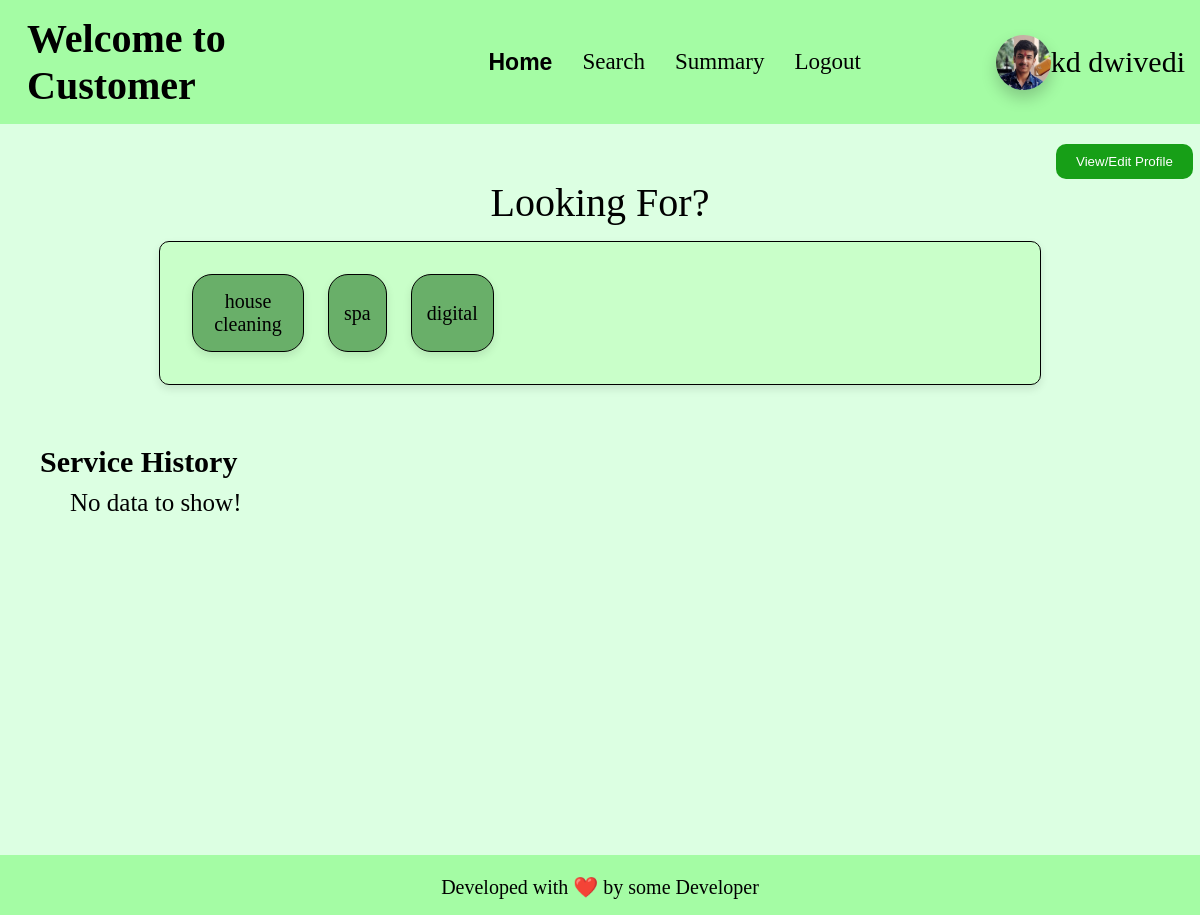
Before: /customer_home/1 (signed in) with the older database file.
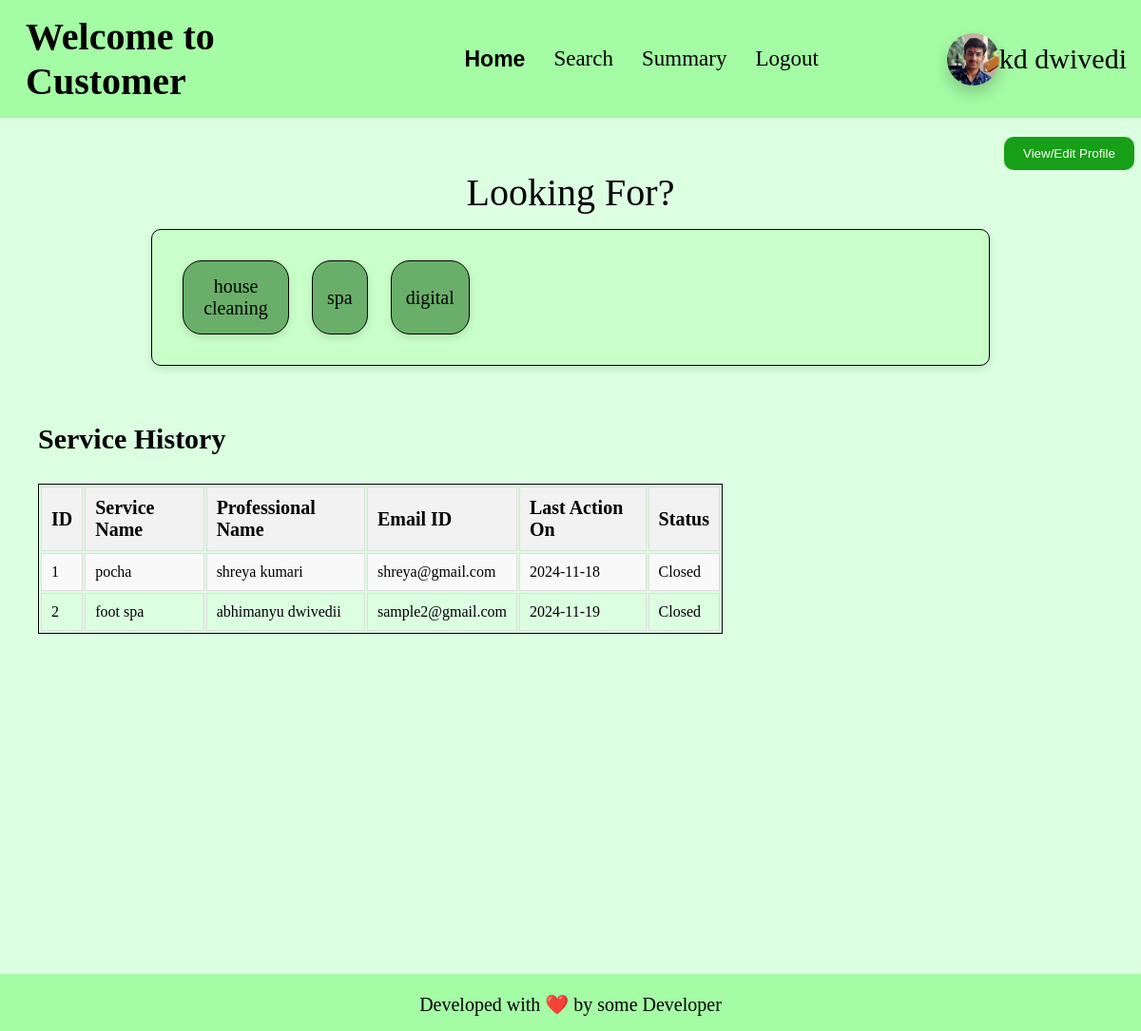
After: the same page with the newer database file.
### app.py (models this page shows)
class customer(db.Model):
    __tablename__ = "customer"
    id = db.Column(db.Integer, primary_key=True, autoincrement=True)
    email_id = db.Column(db.String, nullable=False)
    password = db.Column(db.String, nullable=False)
    fullname = db.Column(db.String, nullable=False)
    gender = db.Column(db.String, nullable=False)
    address = db.Column(db.String, nullable=False)
    pin_code = db.Column(db.Integer, nullable=False)
    blocked = db.Column(db.Boolean, default=False)
    service_requests = db.relationship('service_request', backref='customer', cascade='all, delete-orphan')

class service_request(db.Model):
    __tablename__ = "service_request"
    id = db.Column(db.Integer, primary_key=True, autoincrement=True)
    service_id = db.Column(db.Integer, ForeignKey('service.id'), nullable=False)
    customer_id = db.Column(db.Integer, ForeignKey('customer.id'), nullable=False)
    professional_id = db.Column(db.Integer, ForeignKey('professional.id'), nullable=False)
    date_of_request = db.Column(db.Date, nullable=False)
    date_of_completion = db.Column(db.Date, default=False)
    service_status = db.Column(db.String, default=False)
    rstars = db.Column(db.Integer, default=False)
    rfeedback = db.Column(db.String, default=False)

class service(db.Model):
    __tablename__ = "service"
    id = db.Column(db.Integer, primary_key=True, autoincrement=True)
    name = db.Column(db.String, nullable=False)
    base_price = db.Column(db.Integer, nullable=False)
    time_required = db.Column(db.Integer, nullable=False)
    description = db.Column(db.String, nullable=False)
    status = db.Column(db.Boolean, default = False)
    type = db.Column(db.String, nullable=False)
    professionals = db.relationship('professional', back_populates='service_type')
    service_requests = db.relationship('service_request', backref='service', cascade='all, delete-orphan')

class professional(db.Model):
    __tablename__ = "professional"
    id = db.Column(db.Integer, primary_key=True, autoincrement=True)
    email_id = db.Column(db.String, nullable=False)
    fullname = db.Column(db.String, nullable=False)
    password = db.Column(db.String, nullable=False)
    date_created = db.Column(db.Date, nullable=False)
    service_type_id = db.Column(db.Integer, db.ForeignKey('service.id'), nullable=False)
    experience = db.Column(db.Integer, nullable=False)
    gender = db.Column(db.String, nullable=False)
    address = db.Column(db.String, nullable=False)
    pin_code = db.Column(db.Integer, nullable=False)
    documents = db.Column(db.String, nullable=False)
    request = db.Column(db.Boolean, default=None)
    blocked = db.Column(db.Boolean, default=False)
    services_completed = db.Column(db.Integer, default = 0)
    rating = db.Column(db.Float, default = 0.0)
    price = db.Column(db.Integer, default = 0)
    service_type = db.relationship('service', back_populates='professionals')
    service_requests = db.relationship('service_request', backref='professional', cascade='all, delete-orphan')

### app.py (the view, shortened to what this page needs)
@app.route('/customer_home/<int:id>', methods=['GET', 'POST'])
def customer_home(id):
    if request.method == 'GET':
        params = request.args
        service_name = params.get('service_name') #it will contain service name if any service is selected.
        cus = customer.query.filter_by(id = id).first()
        ser = service_request.query.join(professional).join(service).filter(
            service_request.customer_id == id,
            professional.blocked == False,
            professional.request == False,
            service.status == False
        ).all()
        all_services = [service_type[0] for service_type in db.session.query(service.type).distinct().all()]
        if cus: #if that customer exists
            if not cus.blocked:  # if that customer is not blocked
                if service_name == None:
                    return render_template("customer_home.html", service_name = False, customer = cus, service_history = ser, all_types = all_services)
            else:
                return redirect('/customer_login')
        else:
            return redirect('/customer_login')

### templates/customer_home.html (shortened to what this page needs)
<!DOCTYPE html>
<html lang="en">
<head>
    <link rel="stylesheet" href="/static/css/profile-block.css">
    <link rel="stylesheet" href="/static/css/table-styling.css">
    <link rel="stylesheet" href="/static/css/basic.css">
</head>
<body>
    <header>
        <h1>Welcome to Customer</h1>
        <ul>
            <li><a class="active" href="/customer_home/{{customer.id}}">Home</a></li>
            <li><a href="/customer_search/{{customer.id}}">Search</a></li>
            <li><a href="/customer_summary/{{customer.id}}">Summary</a></li>
            <li><a href="/customer_logout/{{customer.id}}">Logout</a></li>
        </ul>
        <div id="user-info">
            <img id="user-pic" src="/static/anant-pic.jpg" alt="Profile Picture">
            <div>{{customer.fullname}}</div>
        </div>
    </header>
    <button id="edit_profile_button" onclick="gotoroute('/customer_home/view_profile/{{customer.id}}')">View/Edit Profile</button>
    <div id="box-heading">
        {% if service_name %}
        Best {{service_name}} Packages
        {% else %}
        Looking For?
        {% endif %}
    </div>
    {% if service_name %}
    <div id="service-select" style="flex-direction: column; align-items: center; width:40vw;">
        {% if searched_results == 'no_data' %}
            <div id="no_data">No data to show!</div>
        {% else %}
            <ol>
                {% for result in searched_results %}
                    <li>{{result.service_type.name}} services - <br>
                        Name - {{result.fullname}}, Completed services - {{result.services_completed}}, <br>
                        Rating - {{result.rating}}, Price - {{result.price}}, PinCode - {{result.pin_code}}.
                        &emsp;&emsp; &emsp; &emsp; &emsp;
                        <a href="/customer_home/{{customer.id}}/service_book/{{result.id}}/{{result.service_type.id}}">Book</a>
                    </li>
                {% endfor %}
            </ol>
        {% endif %}
    </div>
    {% else %}
    <div id="service-select">
        {% for service_name in all_types %}
            <div class="service-box">
                <a href="/customer_home/{{customer.id}}?service_name={{service_name | replace(' ', '+') }}">{{service_name}}</a>
            </div>
        {% endfor %}
    </div>
    {% endif %}
    <h2>Service History</h2>
    {% if service_history %}
        <div class="tables">
            <table class="styled-table">
                <tr>
                    <th>ID</th>
                    <th>Service Name</th>
                    <th>Professional Name</th>
                    <th>Email ID</th>
                    <th>Last Action On</th>
                    <th>Status</th>
                </tr>
                {% for service_req in service_history %}
                    <tr>
                        <td>{{loop.index}}</td>
                        <td>{{service_req.service.name}}</td>
                        <td>{{service_req.professional.fullname}}</td>
                        <td>{{service_req.professional.email_id}}</td>
                        <td>{{service_req.date_of_completion}}</td>
                        <td>
                            {% if service_req.service_status == "requested" %}
                                <p>Requested</p>
                            {% elif service_req.service_status == "accepted" %}
                                <a href="/customer_home/close_service/{{customer.id}}/{{service_req.id}}">Close it</a>
                            {% elif service_req.service_status == "closed" %}
                                <p>Closed</p>
                            {% elif service_req.service_status == "rejected" %}
                                <p>Rejected</p>
                            {% endif %}
                        </td>
                    </tr>
                {% endfor %}
            </table>
        </div>
    {% else %}
        <div id="no_data">No data to show!</div>
    {% endif %}
    <br>
    <footer>
        <p>
            Developed with ❤️ by some Developer
        </p>
    </footer>
</body>
</html>

### static/css/profile-block.css (style rules this page uses)
#user-info { margin-left: 10vw; width: 19vw; display: flex; flex-direction: row; align-items: center; justify-content: space-evenly; }
#user-info img { min-width: 50px; min-height: 50px; max-width: 55px; max-height: 55px; border-radius: 50px; box-shadow: 0 8px 16px rgba(0, 0, 0, 0.2); }
#user-info div { font-size: 30px; text-align: center; }

### static/css/table-styling.css (style rules this page uses)
.tables { margin-left: 20px; text-align: center; align-items: center; justify-content: center; width: 60vw; border-radius: 25px; padding: 20px; }
.styled-table { width: 100%; border: 1px solid black; }
.styled-table th { font-size: 20px; }
.styled-table th, .styled-table td { padding: 10px; border: 1px solid #ddd; text-align: left; }
.styled-table th { background-color: #f2f2f2; }
.styled-table tr:nth-child(even) { background-color: #f9f9f9; }

### static/css/basic.css (style rules this page uses)
* { padding: 0; margin: 0; }
body { background-color: rgb(220, 255, 226); align-items: center; text-align: left; }
header { align-items: center; display: flex; padding: 15px; background-color: rgb(164, 252, 164); }
ul { display: flex; list-style-type: none; padding: 0; margin: 0; }
ul li { padding-inline: 15px; }
ul li a { font-size: 23px; text-decoration: none; color: black; }
.active { font-family: 'Franklin Gothic Medium', 'Arial Narrow', Arial, sans-serif; font-weight: bold; }

### templates/customer_home.html (style rules this page uses)
h1 { margin-right: 11.1vw; margin-left: 1vw; font-size: 40px; }
#edit_profile_button { padding: 10px 20px; background-color: rgb(23, 159, 23); color: white; border: none; border-radius: 10px; cursor: pointer; margin-left: 88vw; margin-top: 20px; }
h2 { margin-top: 20px; margin-left: 40px; margin-bottom: 10px; font-size: 30px; }
#box-heading { font-size: 40px; text-align: center; }
#service-select { display: flex; flex-wrap: wrap; flex-direction: row; padding: 20px; margin: 15px auto 60px auto; max-width: 70vw; max-height: 30vh; background-color: rgb(201, 255, 201); border-radius: 10px; border: 1px solid black; box-shadow: 0 4px 8px rgba(0, 0, 0, 0.1); overflow: auto; }
.service-box { display: flex; justify-content: center; align-items: center; max-width: 80px; max-height: 55px; margin: 12px; padding: 15px; border-radius: 20px; background-color: rgb(105, 175, 105); font-size: 20px; text-align: center; border: 1px solid black; box-shadow: 0 4px 8px rgba(0, 0, 0, 0.1); transition: box-shadow 0.2s ease-in-out; }
.service-box a { color: black; text-decoration: none; }
footer { align-items: center; text-align: center; background-color: rgb(164, 252, 164); height: 60px; margin-top: 40vh; }
footer p { margin: auto; padding-top: 20px; font-size: 20px; }

Changed rows visible on the page:
added service_request: service.name "pocha", professional.fullname "shreya kumari", professional.email_id "shreya@gmail.com", date_of_completion "2024-11-18", service_status "Closed"
added service_request: service.name "foot spa", professional.fullname "abhimanyu dwivedii", professional.email_id "sample2@gmail.com", date_of_completion "2024-11-19", service_status "Closed"
Other visible differences:
text no longer shown: "No data to show!"
text now shown: "ID Service Name Professional Name Email ID Last Action On Status"
